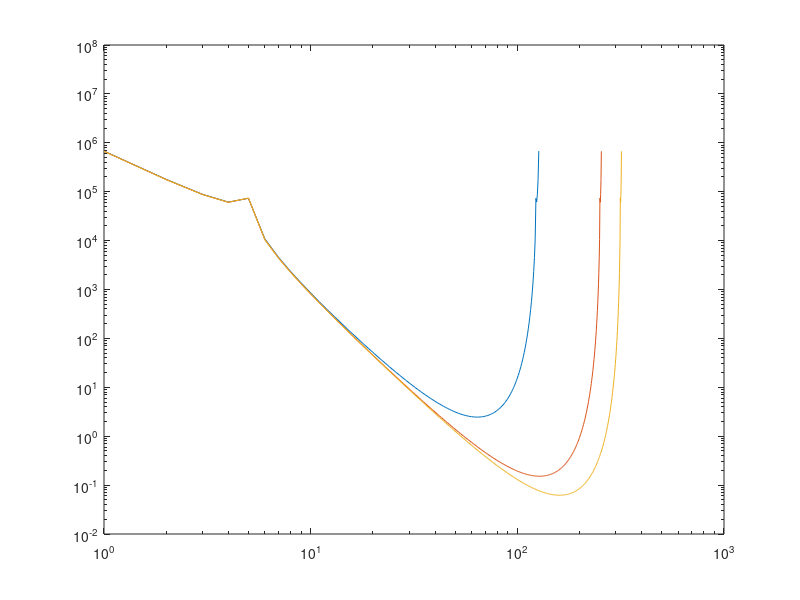

This chart was generated by the following MATLAB code:

ni=64*2;
nj=64*4;
nk=64*5;

Lx = 1;
Ly = 1;
Lz = 1;

x = linspace(0,Lx,ni);
y = linspace(0,Ly,nj);
z = linspace(0,Lz,nk);



N = (ni*nj*nk);

[Y,X,Z]=meshgrid(y,x,z);

nmodes = 10;
f = zeros(ni,nj,nk);
for n=1:nmodes
f = f + (sin(Y*n*pi) + sin(X*n*pi) + sin(Z*n*pi))/n;
end

v = fftn(f);

Ek = v.*conj(v)/N; 

% sum of Ek = sum of f^2;
Total_Energy_time = sum(sum(sum(f.*f)))
Total_Energy_freq = sum(sum(sum(Ek)))

Ek_x = squeeze(sum(sum(Ek,2),3));
Ek_y = squeeze(sum(sum(Ek,1),3));
Ek_z = squeeze(sum(sum(Ek,1),2));
% 
% Ek_x = squeeze(mean(mean(Ek,2),3));
% Ek_y = squeeze(mean(mean(Ek,1),3));
% Ek_z = squeeze(mean(mean(Ek,1),2));

k_x = linspace(0,(ni-1)/Lx,ni);
k_y = linspace(0,(nj-1)/Ly,nj);
k_z = linspace(0,(nk-1)/Lz,nk);


loglog(k_x,Ek_x,k_y,Ek_y,k_z,Ek_z);